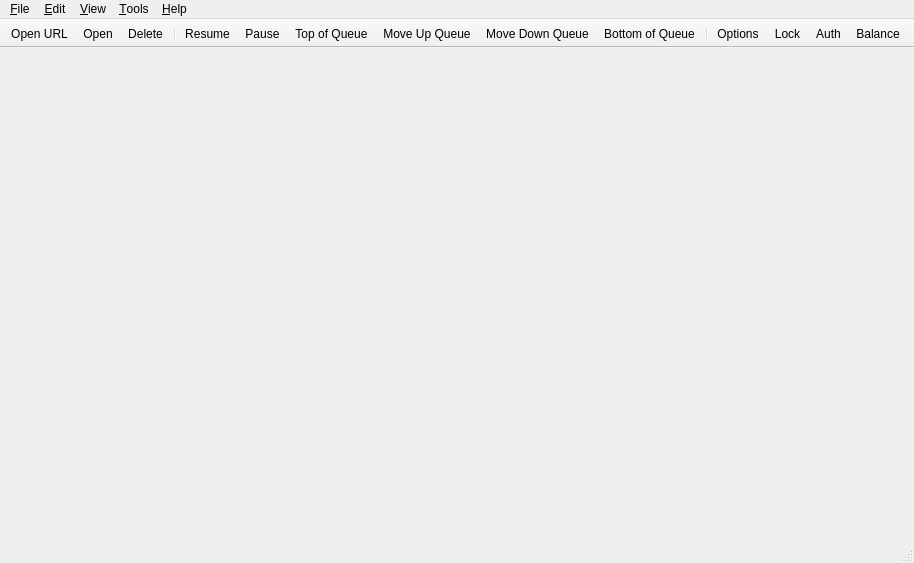
<?xml version="1.0" encoding="UTF-8"?>
<ui version="4.0">
 <class>MainWindow</class>
 <widget class="QMainWindow" name="MainWindow">
  <property name="geometry">
   <rect>
    <x>0</x>
    <y>0</y>
    <width>914</width>
    <height>563</height>
   </rect>
  </property>
  <property name="contextMenuPolicy">
   <enum>Qt::CustomContextMenu</enum>
  </property>
  <widget class="QWidget" name="centralWidget">
   <layout class="QVBoxLayout" name="centralWidgetLayout">
    <property name="leftMargin">
     <number>7</number>
    </property>
    <property name="topMargin">
     <number>3</number>
    </property>
    <property name="rightMargin">
     <number>5</number>
    </property>
    <property name="bottomMargin">
     <number>0</number>
    </property>
   </layout>
  </widget>
  <widget class="QMenuBar" name="menubar">
   <property name="geometry">
    <rect>
     <x>0</x>
     <y>0</y>
     <width>914</width>
     <height>22</height>
    </rect>
   </property>
   <widget class="QMenu" name="menuEdit">
    <property name="title">
     <string>&amp;Edit</string>
    </property>
    <addaction name="actionStart"/>
    <addaction name="actionPause"/>
    <addaction name="actionStartAll"/>
    <addaction name="actionPauseAll"/>
    <addaction name="separator"/>
    <addaction name="actionDelete"/>
    <addaction name="actionTopQueuePos"/>
    <addaction name="actionIncreaseQueuePos"/>
    <addaction name="actionDecreaseQueuePos"/>
    <addaction name="actionBottomQueuePos"/>
   </widget>
   <widget class="QMenu" name="menuHelp">
    <property name="title">
     <string>&amp;Help</string>
    </property>
    <addaction name="actionDocumentation"/>
    <addaction name="actionCheckForUpdates"/>
    <addaction name="separator"/>
    <addaction name="actionDonateMoney"/>
    <addaction name="actionAbout"/>
   </widget>
   <widget class="QMenu" name="menuOptions">
    <property name="title">
     <string>&amp;Tools</string>
    </property>
    <widget class="QMenu" name="menuAutoShutdownOnDownloadsCompletion">
     <property name="title">
      <string>On Downloads &amp;Done</string>
     </property>
     <addaction name="actionAutoShutdownDisabled"/>
     <addaction name="actionAutoExit"/>
     <addaction name="actionAutoSuspend"/>
     <addaction name="actionAutoHibernate"/>
     <addaction name="actionAutoShutdown"/>
    </widget>
    <addaction name="actionCreateTorrent"/>
    <addaction name="separator"/>
    <addaction name="actionManageCookies"/>
    <addaction name="actionOptions"/>
    <addaction name="separator"/>
    <addaction name="menuAutoShutdownOnDownloadsCompletion"/>
   </widget>
   <widget class="QMenu" name="menuFile">
    <property name="title">
     <string>&amp;File</string>
    </property>
    <addaction name="actionOpen"/>
    <addaction name="actionDownloadFromURL"/>
    <addaction name="actionCloseWindow"/>
    <addaction name="separator"/>
    <addaction name="actionExit"/>
   </widget>
   <widget class="QMenu" name="menuView">
    <property name="title">
     <string>&amp;View</string>
    </property>
    <widget class="QMenu" name="menuLog">
     <property name="title">
      <string>&amp;Log</string>
     </property>
     <addaction name="actionExecutionLogs"/>
     <addaction name="separator"/>
     <addaction name="actionNormalMessages"/>
     <addaction name="actionInformationMessages"/>
     <addaction name="actionWarningMessages"/>
     <addaction name="actionCriticalMessages"/>
    </widget>
    <addaction name="separator"/>
    <addaction name="actionTopToolBar"/>
    <addaction name="actionShowStatusbar"/>
    <addaction name="actionSpeedInTitleBar"/>
    <addaction name="separator"/>
    <addaction name="actionSearchWidget"/>
    <addaction name="actionRSSReader"/>
    <addaction name="menuLog"/>
    <addaction name="separator"/>
    <addaction name="actionStatistics"/>
    <addaction name="separator"/>
    <addaction name="actionLock"/>
    <addaction name="actionAuth"/>
    <addaction name="actionBalance"/>
   </widget>
   <addaction name="menuFile"/>
   <addaction name="menuEdit"/>
   <addaction name="menuView"/>
   <addaction name="menuOptions"/>
   <addaction name="menuHelp"/>
  </widget>
  <widget class="QToolBar" name="toolBar">
   <property name="movable">
    <bool>false</bool>
   </property>
   <property name="orientation">
    <enum>Qt::Horizontal</enum>
   </property>
   <property name="toolButtonStyle">
    <enum>Qt::ToolButtonFollowStyle</enum>
   </property>
   <property name="floatable">
    <bool>false</bool>
   </property>
   <attribute name="toolBarArea">
    <enum>TopToolBarArea</enum>
   </attribute>
   <attribute name="toolBarBreak">
    <bool>false</bool>
   </attribute>
   <addaction name="actionDownloadFromURL"/>
   <addaction name="actionOpen"/>
   <addaction name="actionDelete"/>
   <addaction name="separator"/>
   <addaction name="actionStart"/>
   <addaction name="actionPause"/>
   <addaction name="actionTopQueuePos"/>
   <addaction name="actionIncreaseQueuePos"/>
   <addaction name="actionDecreaseQueuePos"/>
   <addaction name="actionBottomQueuePos"/>
   <addaction name="separator"/>
   <addaction name="actionOptions"/>
   <addaction name="actionLock"/>
   <addaction name="actionAuth"/>
   <addaction name="actionBalance"/>
  </widget>
  <widget class="QStatusBar" name="statusBar"/>
  <action name="actionOpen">
   <property name="text">
    <string>&amp;Add Torrent File...</string>
   </property>
   <property name="iconText">
    <string>Open</string>
   </property>
  </action>
  <action name="actionExit">
   <property name="text">
    <string>E&amp;xit</string>
   </property>
  </action>
  <action name="actionOptions">
   <property name="text">
    <string>&amp;Options...</string>
   </property>
  </action>
  <action name="actionAbout">
   <property name="text">
    <string>&amp;About</string>
   </property>
  </action>
  <action name="actionStart">
   <property name="text">
    <string>&amp;Resume</string>
   </property>
  </action>
  <action name="actionPause">
   <property name="text">
    <string>&amp;Pause</string>
   </property>
  </action>
  <action name="actionStartAll">
   <property name="text">
    <string>R&amp;esume All</string>
   </property>
  </action>
  <action name="actionPauseAll">
   <property name="text">
    <string>P&amp;ause All</string>
   </property>
  </action>
  <action name="actionDelete">
   <property name="text">
    <string>&amp;Delete</string>
   </property>
  </action>
  <action name="actionDownloadFromURL">
   <property name="text">
    <string>Add Torrent &amp;Link...</string>
   </property>
   <property name="iconText">
    <string>Open URL</string>
   </property>
  </action>
  <action name="actionCreateTorrent">
   <property name="text">
    <string>Torrent &amp;Creator</string>
   </property>
  </action>
  <action name="actionDocumentation">
   <property name="text">
    <string>&amp;Documentation</string>
   </property>
  </action>
  <action name="actionSetGlobalSpeedLimits">
   <property name="text">
    <string>Set Global Speed Limits...</string>
   </property>
  </action>
  <action name="actionBottomQueuePos">
   <property name="text">
    <string>Bottom of Queue</string>
   </property>
   <property name="toolTip">
    <string>Move to the bottom of the queue</string>
   </property>
   <property name="visible">
    <bool>true</bool>
   </property>
  </action>
  <action name="actionTopQueuePos">
   <property name="text">
    <string>Top of Queue</string>
   </property>
   <property name="toolTip">
    <string>Move to the top of the queue</string>
   </property>
   <property name="visible">
    <bool>true</bool>
   </property>
  </action>
  <action name="actionDecreaseQueuePos">
   <property name="text">
    <string>Move Down Queue</string>
   </property>
   <property name="toolTip">
    <string>Move down in the queue</string>
   </property>
   <property name="visible">
    <bool>true</bool>
   </property>
  </action>
  <action name="actionIncreaseQueuePos">
   <property name="text">
    <string>Move Up Queue</string>
   </property>
   <property name="toolTip">
    <string>Move up in the queue</string>
   </property>
   <property name="visible">
    <bool>true</bool>
   </property>
  </action>
  <action name="actionUseAlternativeSpeedLimits">
   <property name="checkable">
    <bool>true</bool>
   </property>
   <property name="text">
    <string>Alternative Speed Limits</string>
   </property>
   <property name="toolTip">
    <string>Alternative Speed Limits</string>
   </property>
  </action>
  <action name="actionTopToolBar">
   <property name="checkable">
    <bool>true</bool>
   </property>
   <property name="text">
    <string>&amp;Top Toolbar</string>
   </property>
   <property name="toolTip">
    <string>Display Top Toolbar</string>
   </property>
  </action>
  <action name="actionShowStatusbar">
   <property name="checkable">
    <bool>true</bool>
   </property>
   <property name="text">
    <string>Status &amp;Bar</string>
   </property>
  </action>
  <action name="actionSpeedInTitleBar">
   <property name="checkable">
    <bool>true</bool>
   </property>
   <property name="text">
    <string>S&amp;peed in Title Bar</string>
   </property>
   <property name="toolTip">
    <string>Show Transfer Speed in Title Bar</string>
   </property>
  </action>
  <action name="actionRSSReader">
   <property name="checkable">
    <bool>true</bool>
   </property>
   <property name="text">
    <string>&amp;RSS Reader</string>
   </property>
  </action>
  <action name="actionSearchWidget">
   <property name="checkable">
    <bool>true</bool>
   </property>
   <property name="text">
    <string>Search &amp;Engine</string>
   </property>
  </action>
  <action name="actionLock">
   <property name="text">
    <string>L&amp;ock Torrente</string>
   </property>
   <property name="iconText">
    <string>Lock</string>
   </property>
   <property name="shortcut">
    <string notr="true">Ctrl+L</string>
   </property>
  </action>
  <action name="actionAuth">
   <property name="text">
    <string>A&amp;uth User</string>
   </property>
   <property name="iconText">
    <string>Auth</string>
   </property>
  </action>
  <action name="actionBalance">
   <property name="text">
    <string>C&amp;heck Balance</string>
   </property>
   <property name="iconText">
    <string>Balance</string>
   </property>
  </action>
  <action name="actionDonateMoney">
   <property name="text">
    <string>Do&amp;nate!</string>
   </property>
   <property name="toolTip">
    <string>If you like Torrente, please donate!</string>
   </property>
  </action>
  <action name="actionAutoExit">
   <property name="checkable">
    <bool>true</bool>
   </property>
   <property name="text">
    <string>&amp;Exit Torrente</string>
   </property>
  </action>
  <action name="actionAutoSuspend">
   <property name="checkable">
    <bool>true</bool>
   </property>
   <property name="text">
    <string>&amp;Suspend System</string>
   </property>
  </action>
  <action name="actionAutoHibernate">
   <property name="checkable">
    <bool>true</bool>
   </property>
   <property name="text">
    <string>&amp;Hibernate System</string>
   </property>
  </action>
  <action name="actionAutoShutdown">
   <property name="checkable">
    <bool>true</bool>
   </property>
   <property name="text">
    <string>S&amp;hutdown System</string>
   </property>
  </action>
  <action name="actionAutoShutdownDisabled">
   <property name="checkable">
    <bool>true</bool>
   </property>
   <property name="text">
    <string>&amp;Disabled</string>
   </property>
  </action>
  <action name="actionToggleVisibility">
   <property name="text">
    <string>Show</string>
   </property>
  </action>
  <action name="actionMinimize">
   <property name="text">
    <string notr="true">Minimize</string>
   </property>
  </action>
  <action name="actionStatistics">
   <property name="text">
    <string>&amp;Statistics</string>
   </property>
  </action>
  <action name="actionCheckForUpdates">
   <property name="text">
    <string>Check for Updates</string>
   </property>
   <property name="toolTip">
    <string>Check for Program Updates</string>
   </property>
  </action>
  <action name="actionManageCookies">
   <property name="text">
    <string>Manage Cookies...</string>
   </property>
   <property name="toolTip">
    <string>Manage stored network cookies</string>
   </property>
  </action>
  <action name="actionExecutionLogs">
   <property name="checkable">
    <bool>true</bool>
   </property>
   <property name="text">
    <string>Show</string>
   </property>
  </action>
  <action name="actionNormalMessages">
   <property name="checkable">
    <bool>true</bool>
   </property>
   <property name="text">
    <string>Normal Messages</string>
   </property>
  </action>
  <action name="actionInformationMessages">
   <property name="checkable">
    <bool>true</bool>
   </property>
   <property name="text">
    <string>Information Messages</string>
   </property>
  </action>
  <action name="actionWarningMessages">
   <property name="checkable">
    <bool>true</bool>
   </property>
   <property name="text">
    <string>Warning Messages</string>
   </property>
  </action>
  <action name="actionCriticalMessages">
   <property name="checkable">
    <bool>true</bool>
   </property>
   <property name="text">
    <string>Critical Messages</string>
   </property>
  </action>
  <action name="actionCloseWindow">
   <property name="text">
    <string>Close Window</string>
   </property>
  </action>
 </widget>
 <resources/>
 <connections/>
</ui>
